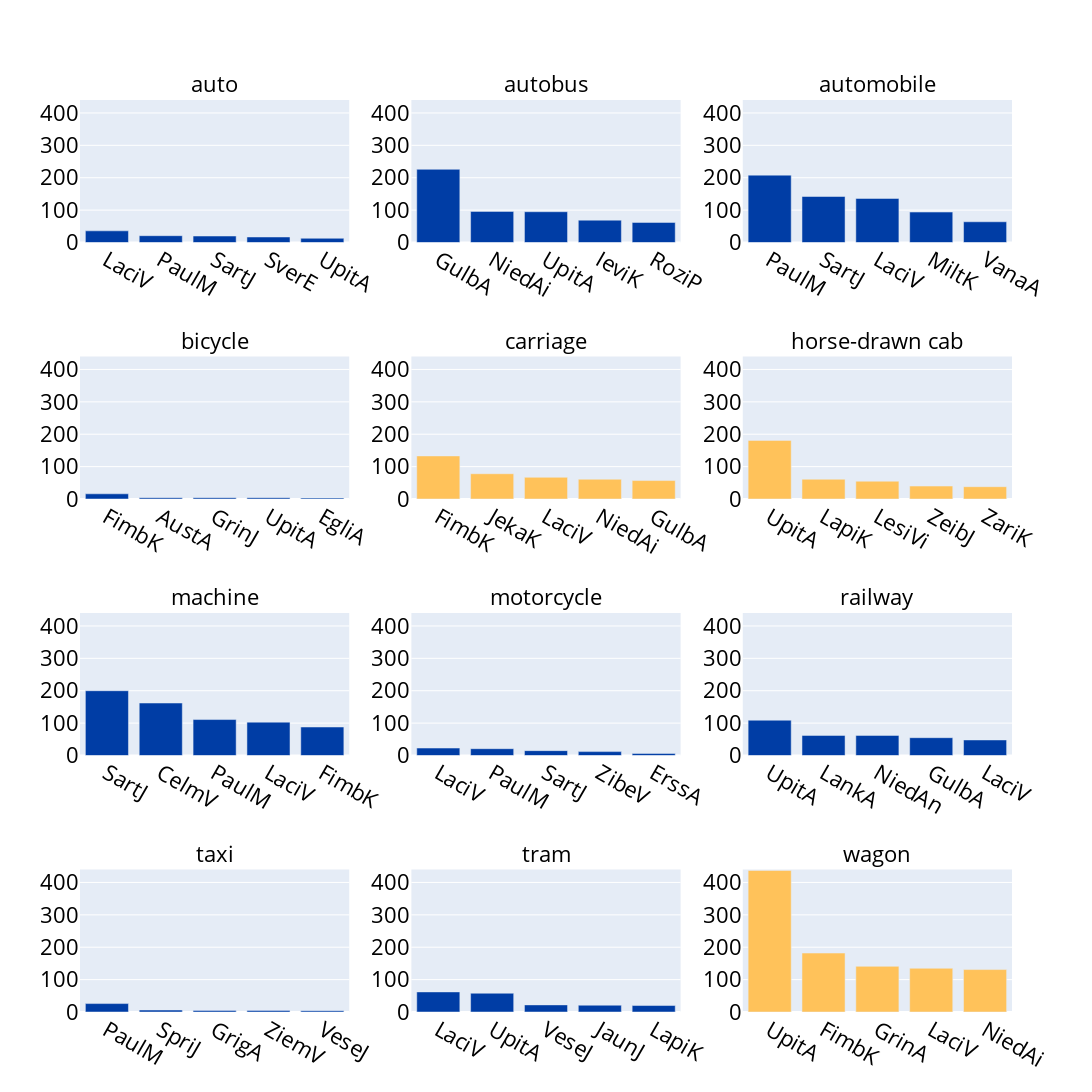

The notebook cell saved with this chart:
### Code cell
# now let's create the same visualization but with colors
fig = term_top_authors_subplots(df, 
                                 term_translations, 
                                 font_size=22, 
                                 top_authors_dfs=top_authors_series_dict.values(),
                                 colors=list(term_colors.values()))
height = 1140 # 285 * 4
width = 1480 # 370 * 4
# update height and width
fig.update_layout(height=height)
fig.update_layout(width=width)
fig.show()

### Figure 1 — Plotly figure (JSON) as saved in the notebook; plotly's stock layout.template omitted (floating-point values rounded to 4 significant figures)
{"data": [{"marker": {"color": "rgb(0, 61, 165)"}, "name": "auto", "textfont": {"size": 18}, "type": "bar", "x": ["LaciV", "PaulM", "SartJ", "SverE", "UpitA"], "xaxis": "x", "y": [36, 21, 20, 17, 13], "yaxis": "y"}, {"marker": {"color": "rgb(0, 61, 165)"}, "name": "autobus", "textfont": {"size": 18}, "type": "bar", "x": ["GulbA", "NiedAi", "UpitA", "IeviK", "RoziP"], "xaxis": "x2", "y": [226, 96, 95, 69, 62], "yaxis": "y2"}, {"marker": {"color": "rgb(0, 61, 165)"}, "name": "automobile", "textfont": {"size": 18}, "type": "bar", "x": ["PaulM", "SartJ", "LaciV", "MiltK", "VanaA"], "xaxis": "x3", "y": [208, 142, 136, 94, 64], "yaxis": "y3"}, {"marker": {"color": "rgb(0, 61, 165)"}, "name": "bicycle", "textfont": {"size": 18}, "type": "bar", "x": ["FimbK", "AustA", "GrinJ", "UpitA", "EgliA"], "xaxis": "x4", "y": [16, 4, 4, 4, 3], "yaxis": "y4"}, {"marker": {"color": "rgb(255, 194, 90)"}, "name": "carriage", "textfont": {"size": 18}, "type": "bar", "x": ["FimbK", "JekaK", "LaciV", "NiedAi", "GulbA"], "xaxis": "x5", "y": [133, 78, 67, 61, 57], "yaxis": "y5"}, {"marker": {"color": "rgb(255, 194, 90)"}, "name": "horse-drawn cab", "textfont": {"size": 18}, "type": "bar", "x": ["UpitA", "LapiK", "LesiVi", "ZeibJ", "ZariK"], "xaxis": "x6", "y": [181, 61, 55, 40, 38], "yaxis": "y6"}, {"marker": {"color": "rgb(0, 61, 165)"}, "name": "machine", "textfont": {"size": 18}, "type": "bar", "x": ["SartJ", "CelmV", "PaulM", "LaciV", "FimbK"], "xaxis": "x7", "y": [200, 162, 111, 103, 88], "yaxis": "y7"}, {"marker": {"color": "rgb(0, 61, 165)"}, "name": "motorcycle", "textfont": {"size": 18}, "type": "bar", "x": ["LaciV", "PaulM", "SartJ", "ZibeV", "ErssA"], "xaxis": "x8", "y": [23, 21, 15, 12, 6], "yaxis": "y8"}, {"marker": {"color": "rgb(0, 61, 165)"}, "name": "railway", "textfont": {"size": 18}, "type": "bar", "x": ["UpitA", "LankA", "NiedAn", "GulbA", "LaciV"], "xaxis": "x9", "y": [109, 62, 62, 55, 48], "yaxis": "y9"}, {"marker": {"color": "rgb(0, 61, 165)"}, "name": "taxi", "textfont": {"size": 18}, "type": "bar", "x": ["PaulM", "SpriJ", "GrigA", "ZiemV", "VeseJ"], "xaxis": "x10", "y": [26, 6, 5, 5, 4], "yaxis": "y10"}, {"marker": {"color": "rgb(0, 61, 165)"}, "name": "tram", "textfont": {"size": 18}, "type": "bar", "x": ["LaciV", "UpitA", "VeseJ", "JaunJ", "LapiK"], "xaxis": "x11", "y": [62, 58, 22, 21, 20], "yaxis": "y11"}, {"marker": {"color": "rgb(255, 194, 90)"}, "name": "wagon", "textfont": {"size": 18}, "type": "bar", "x": ["UpitA", "FimbK", "GrinA", "LaciV", "NiedAi"], "xaxis": "x12", "y": [437, 182, 141, 135, 131], "yaxis": "y12"}], "layout": {"annotations": [{"font": {"size": 22}, "showarrow": false, "text": "auto", "x": 0.1444, "xanchor": "center", "xref": "paper", "y": 1, "yanchor": "bottom", "yref": "paper"}, {"font": {"size": 22}, "showarrow": false, "text": "autobus", "x": 0.5, "xanchor": "center", "xref": "paper", "y": 1, "yanchor": "bottom", "yref": "paper"}, {"font": {"size": 22}, "showarrow": false, "text": "automobile", "x": 0.8556, "xanchor": "center", "xref": "paper", "y": 1, "yanchor": "bottom", "yref": "paper"}, {"font": {"size": 22}, "showarrow": false, "text": "bicycle", "x": 0.1444, "xanchor": "center", "xref": "paper", "y": 0.7188, "yanchor": "bottom", "yref": "paper"}, {"font": {"size": 22}, "showarrow": false, "text": "carriage", "x": 0.5, "xanchor": "center", "xref": "paper", "y": 0.7188, "yanchor": "bottom", "yref": "paper"}, {"font": {"size": 22}, "showarrow": false, "text": "horse-drawn cab", "x": 0.8556, "xanchor": "center", "xref": "paper", "y": 0.7188, "yanchor": "bottom", "yref": "paper"}, {"font": {"size": 22}, "showarrow": false, "text": "machine", "x": 0.1444, "xanchor": "center", "xref": "paper", "y": 0.4375, "yanchor": "bottom", "yref": "paper"}, {"font": {"size": 22}, "showarrow": false, "text": "motorcycle", "x": 0.5, "xanchor": "center", "xref": "paper", "y": 0.4375, "yanchor": "bottom", "yref": "paper"}, {"font": {"size": 22}, "showarrow": false, "text": "railway", "x": 0.8556, "xanchor": "center", "xref": "paper", "y": 0.4375, "yanchor": "bottom", "yref": "paper"}, {"font": {"size": 22}, "showarrow": false, "text": "taxi", "x": 0.1444, "xanchor": "center", "xref": "paper", "y": 0.1562, "yanchor": "bottom", "yref": "paper"}, {"font": {"size": 22}, "showarrow": false, "text": "tram", "x": 0.5, "xanchor": "center", "xref": "paper", "y": 0.1562, "yanchor": "bottom", "yref": "paper"}, {"font": {"size": 22}, "showarrow": false, "text": "wagon", "x": 0.8556, "xanchor": "center", "xref": "paper", "y": 0.1562, "yanchor": "bottom", "yref": "paper"}], "font": {"color": "black", "size": 22}, "height": 1140, "showlegend": false, "width": 1480, "xaxis": {"anchor": "y", "domain": [0, 0.2889]}, "xaxis10": {"anchor": "y10", "domain": [0, 0.2889]}, "xaxis11": {"anchor": "y11", "domain": [0.3556, 0.6444]}, "xaxis12": {"anchor": "y12", "domain": [0.7111, 1]}, "xaxis2": {"anchor": "y2", "domain": [0.3556, 0.6444]}, "xaxis3": {"anchor": "y3", "domain": [0.7111, 1]}, "xaxis4": {"anchor": "y4", "domain": [0, 0.2889]}, "xaxis5": {"anchor": "y5", "domain": [0.3556, 0.6444]}, "xaxis6": {"anchor": "y6", "domain": [0.7111, 1]}, "xaxis7": {"anchor": "y7", "domain": [0, 0.2889]}, "xaxis8": {"anchor": "y8", "domain": [0.3556, 0.6444]}, "xaxis9": {"anchor": "y9", "domain": [0.7111, 1]}, "yaxis": {"anchor": "x", "domain": [0.8438, 1], "range": [0, 440]}, "yaxis10": {"anchor": "x10", "domain": [0, 0.1562], "range": [0, 440]}, "yaxis11": {"anchor": "x11", "domain": [0, 0.1562], "range": [0, 440]}, "yaxis12": {"anchor": "x12", "domain": [0, 0.1562], "range": [0, 440]}, "yaxis2": {"anchor": "x2", "domain": [0.8438, 1], "range": [0, 440]}, "yaxis3": {"anchor": "x3", "domain": [0.8438, 1], "range": [0, 440]}, "yaxis4": {"anchor": "x4", "domain": [0.5625, 0.7188], "range": [0, 440]}, "yaxis5": {"anchor": "x5", "domain": [0.5625, 0.7188], "range": [0, 440]}, "yaxis6": {"anchor": "x6", "domain": [0.5625, 0.7188], "range": [0, 440]}, "yaxis7": {"anchor": "x7", "domain": [0.2812, 0.4375], "range": [0, 440]}, "yaxis8": {"anchor": "x8", "domain": [0.2812, 0.4375], "range": [0, 440]}, "yaxis9": {"anchor": "x9", "domain": [0.2812, 0.4375], "range": [0, 440]}}}
